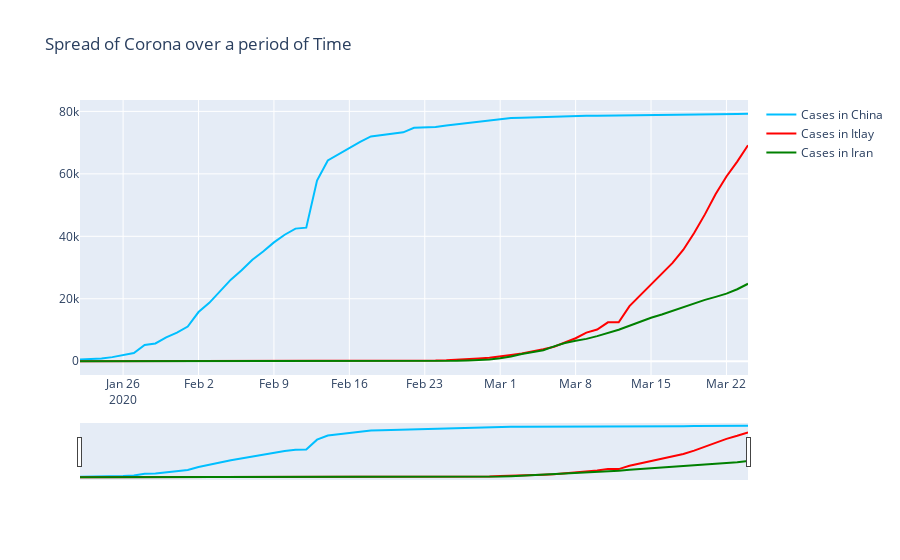

Notebook cell for this chart:
### Code cell
China_cases = train_df.loc[train_df["Country/Region"]=="China"].groupby("Date")["ConfirmedCases"].sum().reset_index()
Italy_cases = train_df.loc[train_df["Country/Region"]=="Italy"].groupby("Date")["ConfirmedCases"].sum().reset_index()
Iran_cases = train_df.loc[train_df["Country/Region"]=="Iran"].groupby("Date")["ConfirmedCases"].sum().reset_index()
Usa_cases = train_df.loc[train_df["Country/Region"]=="Usa"].groupby("Date")["ConfirmedCases"].sum().reset_index()


fig = go.Figure()

fig.add_trace(go.Scatter(x=China_cases.Date, y=China_cases['ConfirmedCases'], name="Cases in China",
                         line_color='deepskyblue'))

fig.add_trace(go.Scatter(x=Italy_cases.Date, y=Italy_cases['ConfirmedCases'], name="Cases in Itlay",
                         line_color='red'))

fig.add_trace(go.Scatter(x=Iran_cases.Date, y=Iran_cases['ConfirmedCases'], name="Cases in Iran",
                         line_color='green'))

fig.add_trace(go.Scatter(x=Usa_cases.Date, y=Usa_cases['ConfirmedCases'], name="Cases in Usa",
                         line_color='yellow'))

fig.update_layout(title_text='Spread of Corona over a period of Time',
                  xaxis_rangeslider_visible=True)
fig.show()
